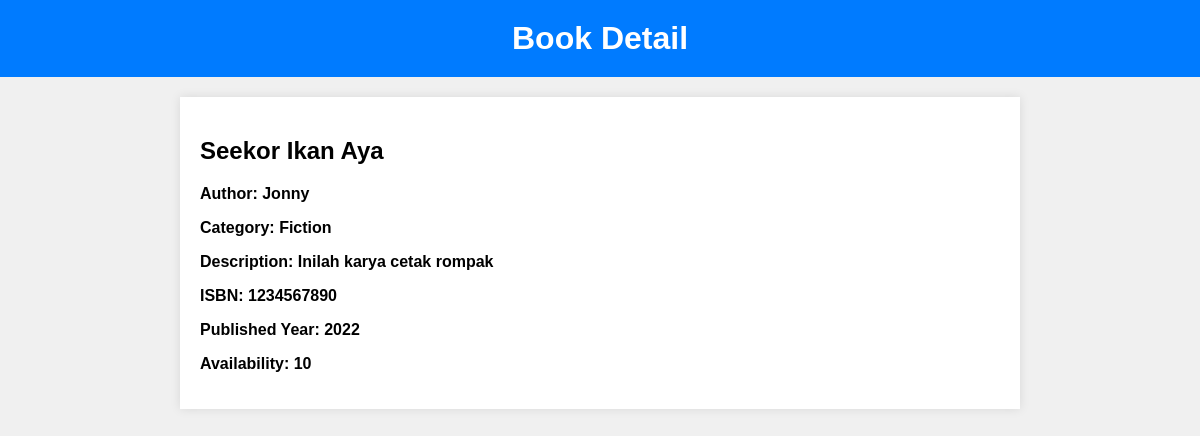
The app's page /desc.php?book_id=1 with its own data.
### tables this page shows
CREATE TABLE `tblbook` (
  `book_ID` int(25) NOT NULL,
  `book_title` varchar(35) NOT NULL,
  `book_author` varchar(25) NOT NULL,
  `book_ISBN` int(35) NOT NULL,
  `publisher` varchar(25) NOT NULL,
  `publication_year` int(11) DEFAULT NULL,
  `genre` varchar(50) DEFAULT NULL,
  `language` varchar(20) DEFAULT NULL,
  `num_pages` int(11) DEFAULT NULL,
  `stock_availability` int(11) DEFAULT NULL,
  `cover_image_url` varchar(255) DEFAULT NULL,
  `description` text DEFAULT NULL
);

### desc.php (the view, shortened to what this page needs)
<?php
    include 'conn.php';
    $book_id = $_GET['book_id'];
?>
<!DOCTYPE html>
<html lang="en">
<head>
    <link rel="stylesheet" href="styles.css">
</head>
<body>
    <header>
        <h1>Book Detail</h1>
    </header>
    <div class="container">
        <div class="book-info">
            <?php
                $sql = "SELECT * FROM tblbook WHERE book_ID = $book_id";
                $result = $conn->query($sql);
                if ($result->num_rows > 0) {
                    $row = $result->fetch_assoc();
                }
                echo "<h2>". $row["book_title"] ."</h2>";
                echo "<p><strong>Author: ". $row["book_author"] ."</strong></p>";
                echo "<p><strong>Category: ". $row["genre"] ."</strong></p>";
                echo "<p><strong>Description: ". $row["description"] ."</strong></p>";
                echo "<p><strong>ISBN: ". $row["book_ISBN"] ."</strong></p>";
                echo "<p><strong>Published Year: ". $row["publication_year"] ."</strong></p>";
                echo "<p><strong>Availability: ". $row["stock_availability"] ."</strong></p>";
            ?>
        </div>
    </div>
</body>
</html>

### styles.css (style rules this page uses)
body { font-family: Arial, sans-serif; background-color: #f0f0f0; margin: 0; padding: 0; }
header { background-color: #007BFF; color: #fff; text-align: center; padding: 20px; }
h1 { margin: 0; }
.container { max-width: 800px; margin: 20px auto; padding: 20px; background-color: #fff; box-shadow: 0px 0px 10px rgba(0, 0, 0, 0.1); }

### records on screen
tblbook: book_title "Seekor Ikan Aya", book_author "Jonny", genre "Fiction", description "Inilah karya cetak rompak", book_ISBN "1234567890", publication_year "2022", stock_availability "10"
